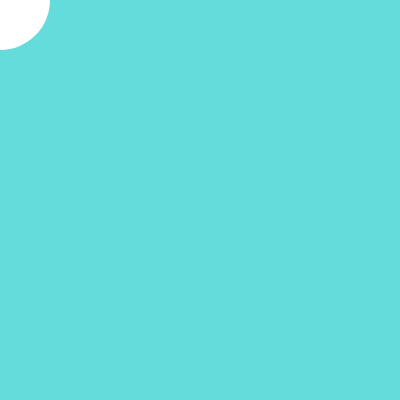
Frame 1 (no input)
Frame 60 (no input): identical to frame 1, image omitted
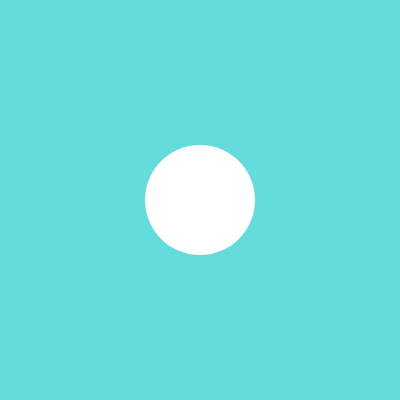
Frame 120 (the mouse pressed at the canvas centre since frame 60)

The p5.js sketch that drew these frames (run headless with seeded random() and noise() and a simulated clock; from frame 60 on, the mouse is pressed at the canvas centre):

// p5.js sketch
// ── sketch.js
let diameter = 100;

function setup() {
  createCanvas(400, 400);
}

function draw() {
  background(100, 220, 220);

  noStroke();
  fill(255);
  circle(mouseX, mouseY, diameter);
}

function mousePressed() {
  diameter += 10;
}

function doubleClicked() {
  diameter = 100;
}
